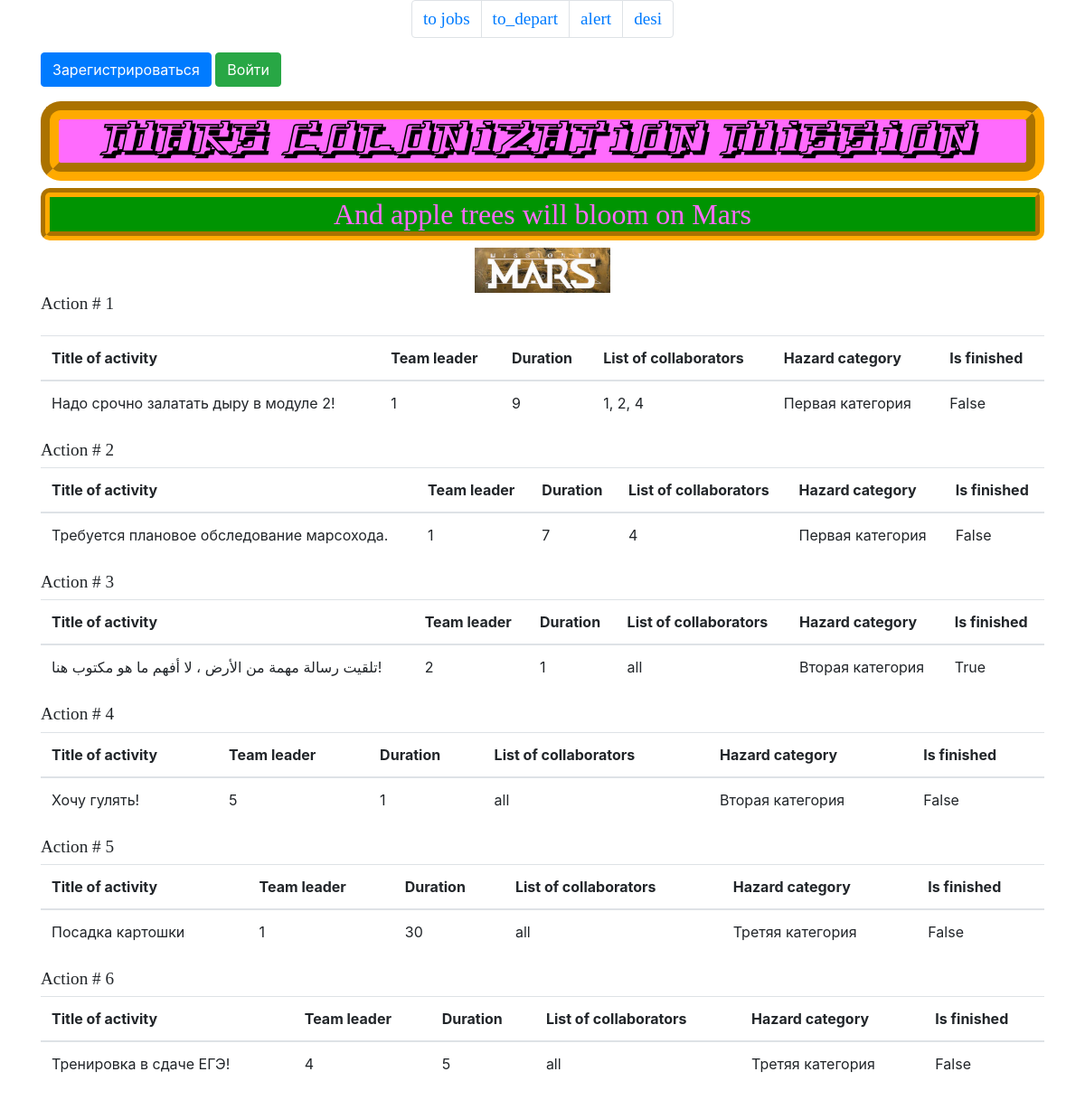
The page /index on the database as committed earlier.
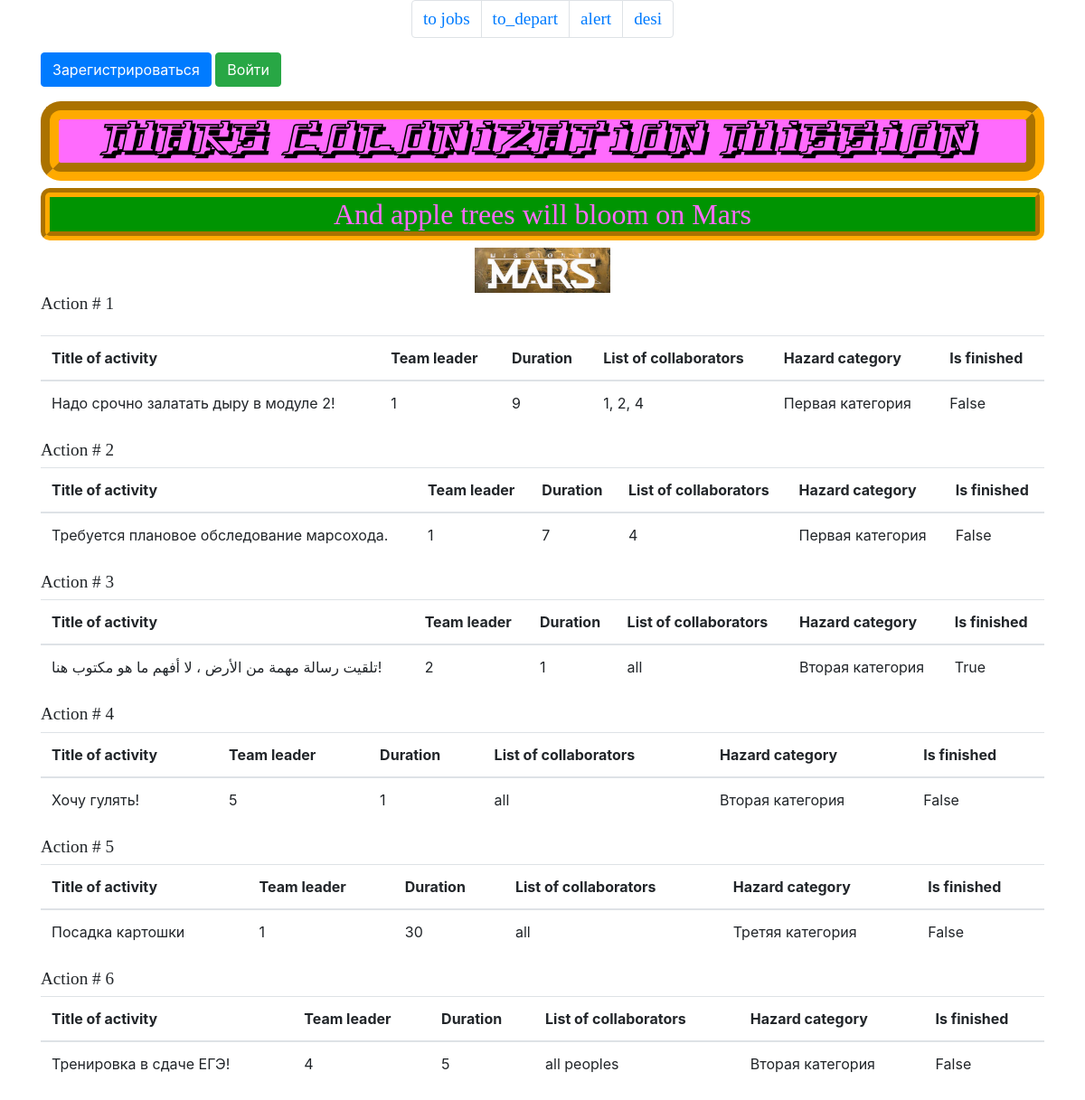
The same page on the database as committed later.
### sqlalch_data/data/__all_models.py (models this page shows)
class Jobs(SqlAlchemyBase, SerializerMixin):
    __tablename__ = 'jobs'
    id = sqlalchemy.Column(sqlalchemy.Integer,
                           primary_key=True, autoincrement=True)
    team_leader = sqlalchemy.Column(sqlalchemy.Integer,
                                    sqlalchemy.ForeignKey("users.id"))
    job = sqlalchemy.Column(sqlalchemy.String, nullable=True)
    work_size = sqlalchemy.Column(sqlalchemy.Integer, nullable=True)
    collaborators = sqlalchemy.Column(sqlalchemy.String)
    start_date = sqlalchemy.Column(sqlalchemy.DateTime, default=datetime.datetime.now)
    end_date = sqlalchemy.Column(sqlalchemy.DateTime)
    is_finished = sqlalchemy.Column(sqlalchemy.Boolean, default=False)
    category_id = sqlalchemy.Column(sqlalchemy.Integer,
                                    sqlalchemy.ForeignKey("categories.id"))
    category = orm.relation('Category')

class Category(SqlAlchemyBase, SerializerMixin):
    __tablename__ = 'categories'
    id = sqlalchemy.Column(sqlalchemy.Integer,
                           primary_key=True, autoincrement=True)
    name = sqlalchemy.Column(sqlalchemy.String)
    jobs = orm.relation("Jobs", back_populates='category')

### my_site.py (the view)
@app.route('/')
@app.route('/index')
def index():
    return render_template('magazine.html', works=db_sess.query(Jobs).order_by(Jobs.collaborators.asc()),
                           **params)

### templates/magazine.html (shortened to what this page needs)
{% extends "base_nav.html" %}
{% block content %}
<div>
    <table class="table">
        {% for work in works %}
        <tr>
            <h2>Action # {{ loop.index }}</h2>
            <table class="table">
                <thead>
                <tr>
                    <th scope="col">Title of activity</th>
                    <th scope="col">Team leader</th>
                    <th scope="col">Duration</th>
                    <th scope="col">List of collaborators</th>
                    <th scope="col">Hazard category</th>
                    <th scope="col">Is finished</th>
                </tr>
                </thead>
                <tbody>
                <tr>
                    <td>{{work.job}}</td>
                    <td>{{work.team_leader}}</td>
                    <td>{{work.work_size}}</td>
                    <td>{{work.collaborators}}</td>
                    <td>{{work.category.name}}</td>
                    <td>{{work.is_finished}}</td>
                </tr>
                </tbody>
            </table>
        </tr>
        {% endfor %}
    </table>
</div>
{% endblock %}

### templates/base_nav.html (shortened to what this page needs)
<!doctype html>
<html lang="en">
<head>
    <link rel="stylesheet"
          href="https://stackpath.bootstrapcdn.com/bootstrap/4.4.1/css/bootstrap.min.css"
>
    <link rel="stylesheet" type="text/css" href="{{ style }}"/>
</head>
  <body>
    <main role="main" class="container">
        <nav aria-label="Page navigation example">
          <ul class="pagination justify-content-center">
            <li class="page-item"><a class="page-link" href="/index">to jobs</a></li>
            <li class="page-item"><a class="page-link" href="/departs">to_depart</a></li>
            <li class="page-item"><a class="page-link" href="/alert">alert</a></li>
            <li class="page-item"><a class="page-link" href="/table/{{ sex }}/{{ oldest }}">desi</a></li>
          </ul>
        </nav>
        {% if current_user.is_authenticated %}
            <a class="navbar-brand" href="/logout">{{ current_user.name }}</a>
            <a class="btn btn-dark" href="/add_job">Добавить работу</a>
            <a class="btn btn-dark" href="/add_depart">Добавить департамент</a>
        {% else %}
        <p>
            <a class="btn btn-primary " href="/register">Зарегистрироваться</a>
            <a class="btn btn-success" href="/login">Войти</a>
        </p>
        {% endif %}
        <h1 align="center" style="color:#000">Mars Colonization Mission</h1>
        <h4 align="center" style="color:#ff6bfd">And apple trees will bloom on Mars</h4>
        <div align="center">
            <img src="{{ url_for('static', filename='images/MARS-2-7.png') }}" alt = 'loooooool'>
        </div>
        {% block content %}{% endblock %}
    </main>
  </body>
</html>

### static/css/style.css (style rules this page uses)
h1 { font-family: Yytrium, serif; border: 20px groove #ffaa00; background: #ff6bfd; border-radius: 22px }
h4 { font-family: FrakturSawmill, serif; font-size: 200%; background: #009402; border-radius: 10px; border: 10px groove #ffaa00 }
ul, ol, h2, h6 { font-family: KaifShr, serif; font-size: 120% }

Rows that differ between the two databases and show on the page:
changed Jobs "Тренировка в сдаче ЕГЭ!": collaborators "all" → "all peoples"; category.name "Третяя категория" → "Вторая категория"
